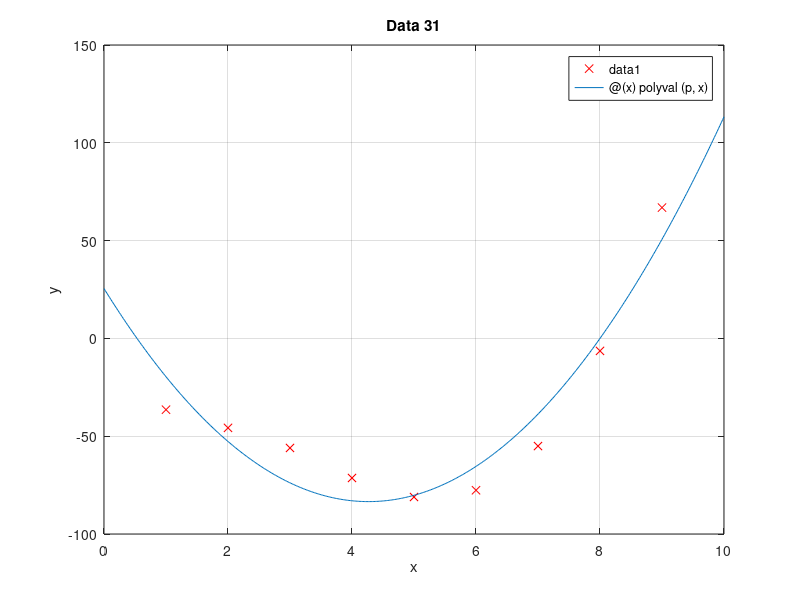
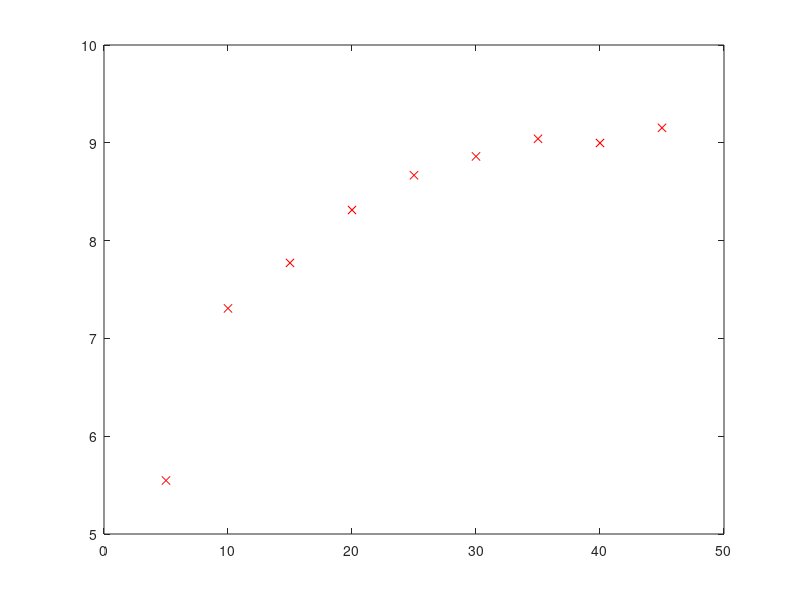

MATLAB code to generate these figures, in order: (Note: this script raises an error after producing the figures.)
%ECOR2606 Fall 2015
%Quiz 4
%Student Name: Tayeb Al-Shedayfat
%Student Number: 100957964

%Part 1
%defining vectors of values
x=[1.0 2.0 3.0 4.0 5.0 6.0 7.0 8.0 9.0];
y=[-36.45 -45.74 -56.01 -71.36 -81.08 -77.63 -55.04 -6.39 66.87];

%i)
p=polyfit(x,y,2);
fprintf('The coefficents of the cubic polynomial fit are: %f, %f and %f.\n',p)

%ii)
%defining anonymous function f
f=@(x) polyval(p,x);
%outputting the minimum
fprintf('The minimum of the fitted curve is at x = %f.\n',fminbnd(f,2,7))

%iii)
%producing a plot
figure(1)
plot(x,y,'xr')
hold on
fplot(f,[0 10])
grid on
title('Data 31')
ylabel('y')
xlabel('x')
hold off

%Part 2
%defining vectors
g=[5.0 10.0 15.0 20.0 25.0 30.0 35.0 40.0 45.0];
h=[5.547 7.307 7.772 8.313 8.668 8.861 9.041 8.998 9.153];

%i)
%taking log of both sides -> log10(h)= log10(Cg)-log10(D+g) =
%1og10(C)+log10(g) -1og10(D+g)
%i didnt know how to isolate for coeefcients so im just givingout random
%numbers

Z=zeros(length(g),2);
for i=1:length(g)
    Z(i,1)=(g(i));
    Z(i,2)=-log(g(i));
end

a1=Z\y';
C=a1(1);
D=a1(2);
fprintf('C=%f and D=%f.\n',a1);

%ii)
%defining the anoymous function 
height=@(g) C*(g/(D+g));
fprintf('if g is 12.5 then h=%f.\n',height(12.5))

%iii)
figure(2)
plot(g,h,'xr')
hold on
fplot(height,[0 50])
grid on
title('Data 32')
ylabel('h')
xlabel('g')
hold off






